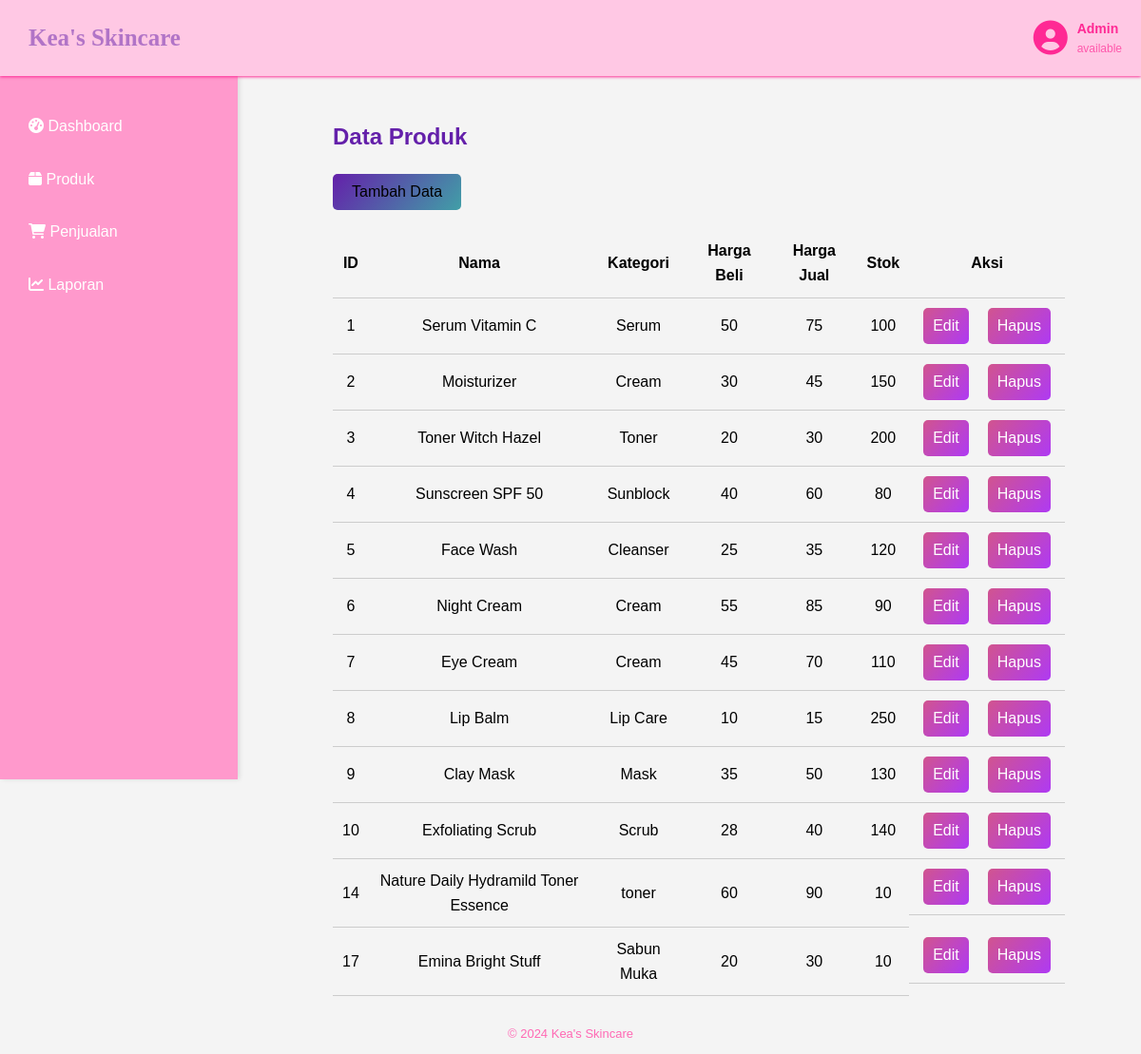
/produk.php, run on the app's committed database.
### tables this page shows
CREATE TABLE `produk` (
  `id` int(11) NOT NULL,
  `nama` varchar(255) NOT NULL,
  `kategori` varchar(255) NOT NULL,
  `harga_beli` decimal(10,0) NOT NULL,
  `harga_jual` decimal(10,0) NOT NULL,
  `stok` int(11) NOT NULL
);

### produk.php (the view, shortened to what this page needs)
<?php
include 'config.php';
$conn = new mysqli($servername, $username, $password, $dbname);
$sql = "SELECT id, nama, kategori, harga_beli, harga_jual, stok FROM produk";
$result = $conn->query($sql);
?>
<!DOCTYPE html>
<html lang="en">
<head>
    <link rel="stylesheet" href="css/produk.css">
    <link rel="stylesheet" href="css/styles.css">
</head>
<body>
    <?php include 'template/header.php'; ?>
    <div class="container">
        <?php include 'template/sidebar.php'; ?>
        <main class="content">
            <h2>Data Produk</h2>
            <button class="insert-btn"><a href="tambah.php">Tambah Data</a></button>
            <table>
                <thead>
                    <tr>
                        <th>ID</th>
                        <th>Nama</th>
                        <th>Kategori</th>
                        <th>Harga Beli</th>
                        <th>Harga Jual</th>
                        <th>Stok</th>
                        <th>Aksi</th>
                    </tr>
                </thead>
                <tbody>
                    <?php
                    if ($result->num_rows > 0) {
                        while($row = $result->fetch_assoc()) {
                            echo "<tr>";
                            echo "<td>" . $row["id"] . "</td>";
                            echo "<td>" . $row["nama"] . "</td>";
                            echo "<td>" . $row["kategori"] . "</td>";
                            echo "<td>" . $row["harga_beli"] . "</td>";
                            echo "<td>" . $row["harga_jual"] . "</td>";
                            echo "<td>" . $row["stok"] . "</td>";
                            echo "<td class='action-buttons'>";
                            echo "<button class='mod-btn'><a href='edit.php?id=" . $row["id"] . "'>Edit</a></button>";
                            echo "<button class='mod-btn'><a href='hapus.php?id=" . $row["id"] . "' onclick='return confirm(\"Apakah Anda yakin ingin menghapus produk ini?\")'>Hapus</a></button>";
                            echo "</td>";
                            echo "</tr>";
                        }
                    } else {
                        echo "<tr><td colspan='7'>Tidak ada data</td></tr>";
                    }
                    ?>
                </tbody>
            </table>
        </main>
    </div>
    <?php include 'template/footer.php'; ?>
</body>
</html>

### template/header.php (shortened to what this page needs)
<!DOCTYPE html>
<html lang="en">
<head>
    <link rel="stylesheet" href="css/styles.css">
</head>
<body>
    <header>
        <div class="container-header">
            <h1 class="brand">Kea's Skincare</h1>
            <div class="profile">
                <i class="fas fa-user-circle"></i>
                <div class="profile-text">
                    <strong>Admin</strong>
                    <span class="status">available</span>
                </div>
            </div>
        </div>
    </header>
</body>
</html>

### template/sidebar.php (shortened to what this page needs)
<!DOCTYPE html>
<html lang="en">
<head>
    <link rel="stylesheet" href="css/produk.css">
    <link rel="stylesheet" href="css/styles.css">
    <link rel="stylesheet" href="https://cdnjs.cloudflare.com/ajax/libs/font-awesome/6.0.0-beta3/css/all.min.css">
</head>
<div class="sidebar">
    <ul>
        <li><a href="index.php"><i class="fas fa-tachometer-alt"></i> Dashboard</a></li>
        <li><a href="produk.php"><i class="fas fa-box"></i>  Produk</a></li>
        <li><a href="penjualan.php"><i class="fas fa-shopping-cart"></i> Penjualan</a></li>
        <li><a href="laporan.php"><i class="fas fa-chart-line"></i> Laporan</a></li>
    </ul>
</div>

### template/footer.php (shortened to what this page needs)
<!DOCTYPE html>
<html lang="en">
<head>
    <link rel="stylesheet" href="css/styles.css">
</head>
<body>
<footer>
        <div class="container">
            <p>&copy; 2024 Kea's Skincare</p>
        </div>
    </footer>
    </body>
</html>

### css/produk.css (style rules this page uses)
* { margin: 0; padding: 0; box-sizing: border-box; }
body { font-family: montserrat, sans-serif; line-height: 1.6; background-color: #f4f4f4; display: flex; flex-direction: column; min-height: 100vh; }
main { flex: 1; padding: 0; margin: 0; }
.container { width: 90%; max-width: 1200px; margin: 0 auto; padding: 15px; }
.container h2 { color: #6420AA; margin-top: 0; }
table { width: 100%; border-collapse: collapse; margin-top: 20px; }
table th, table td { padding: 10px; border-bottom: 1px solid #ccc; }
.insert-btn { background-image: linear-gradient(130deg, #6420AA,#419fa7); border: none; padding: 10px 20px; margin-top: 20px; border-radius: 5px; font-size: 16px; text-decoration: none; }
.insert-btn a { color: #f4f4f4; text-decoration: none; }
.mod-btn { background-image: linear-gradient(130deg, #d1548f , #af3af3); color: #fff; border: none; padding: 10px; margin: 0 5px; border-radius: 5px; font-size: 16px; text-decoration: none; }
.mod-btn a { color: #fff; text-decoration: none; }

### css/styles.css (style rules this page uses)
* { margin: 0; padding: 0; box-sizing: border-box; }
body { font-family: montserrat, sans-serif; line-height: 1.6; display: flex; flex-direction: column; min-height: 100vh; }
main { flex: 1; }
.container { width: 90%; max-width: 1200px; margin: 0 auto; padding: 0px; }
.container-header { margin-left: 10px; }
.container h2 { color: #6420AA; margin-top: 5px; }
header { background-color: #ffc8e4; position: fixed; padding: 10px 0; height: 80px; width: 100%; box-shadow: 0px 1px 3px #ff2994; z-index: 1000; display: flex; align-items: center; }
.brand { color: rgba(100, 32, 170, 0.5); text-align: left; margin-left: 20px; font-family: Gilroy; font-size: 25px; }
table { width: 100%; border-collapse: collapse; }
th { padding: 10px; text-align: center; }
td { padding: 10px; text-align: center; vertical-align: middle; }
.action-buttons { display: flex; justify-content: center; gap: 10px; }
.insert-btn a { text-decoration: none; color: inherit; }
footer { font-size: 13px; color: #FF69B4; text-align: center; padding: 10px 0; margin-top: auto; }
.sidebar { width: 250px; background-color: #ff99cc; color: #fff; padding: 20px; height: calc(100vh - 60px); position: fixed; top: 80px; left: 0; box-shadow: 2px 0 5px rgba(0, 0, 0, 0.1); }
.sidebar ul { list-style: none; padding: 0; }
.sidebar ul li { margin: 10px 0; }
.sidebar ul li a { color: #fff; text-decoration: none; display: block; padding: 10px; transition: background 0.3s; }
.content { margin-left: 270px; padding: 20px; margin-top: 100px; flex: 1; background-color: transparent; }
header { background-color: #ffc8e4; position: fixed; padding: 10px 0; height: 80px; width: 100%; box-shadow: 0px 1px 3px #ff2994; z-index: 1000; display: flex; justify-content: space-between; align-items: center; }
.container-header { display: flex; align-items: center; justify-content: space-between; width: 100%; }
.profile { display: flex; align-items: center; margin-right: 20px; }
.profile i { font-size: 36px; color: #ff2994; margin-right: 10px; }
.profile-text { display: flex; flex-direction: column; text-align: left; }
.profile-text strong { font-size: 14px; color: #ff2994; }
.profile-text .status { font-size: 12px; color: rgba(255, 41, 148, 0.7); }

### data on the page
produk: id "1", nama "Serum Vitamin C", kategori "Serum", harga_beli "50", harga_jual "75", stok "100"
produk: id "2", nama "Moisturizer", kategori "Cream", harga_beli "30", harga_jual "45", stok "150"
produk: id "3", nama "Toner Witch Hazel", kategori "Toner", harga_beli "20", harga_jual "30", stok "200"
produk: id "4", nama "Sunscreen SPF 50", kategori "Sunblock", harga_beli "40", harga_jual "60", stok "80"
produk: id "5", nama "Face Wash", kategori "Cleanser", harga_beli "25", harga_jual "35", stok "120"
produk: id "6", nama "Night Cream", kategori "Cream", harga_beli "55", harga_jual "85", stok "90"
produk: id "7", nama "Eye Cream", kategori "Cream", harga_beli "45", harga_jual "70", stok "110"
produk: id "8", nama "Lip Balm", kategori "Lip Care", harga_beli "10", harga_jual "15", stok "250"
produk: id "9", nama "Clay Mask", kategori "Mask", harga_beli "35", harga_jual "50", stok "130"
produk: id "10", nama "Exfoliating Scrub", kategori "Scrub", harga_beli "28", harga_jual "40", stok "140"
produk: id "14", nama "Nature Daily Hydramild Toner Essence", kategori "toner", harga_beli "60", harga_jual "90", stok "10"
produk: id "17", nama "Emina Bright Stuff", kategori "Sabun Muka", harga_beli "20", harga_jual "30", stok "10"
